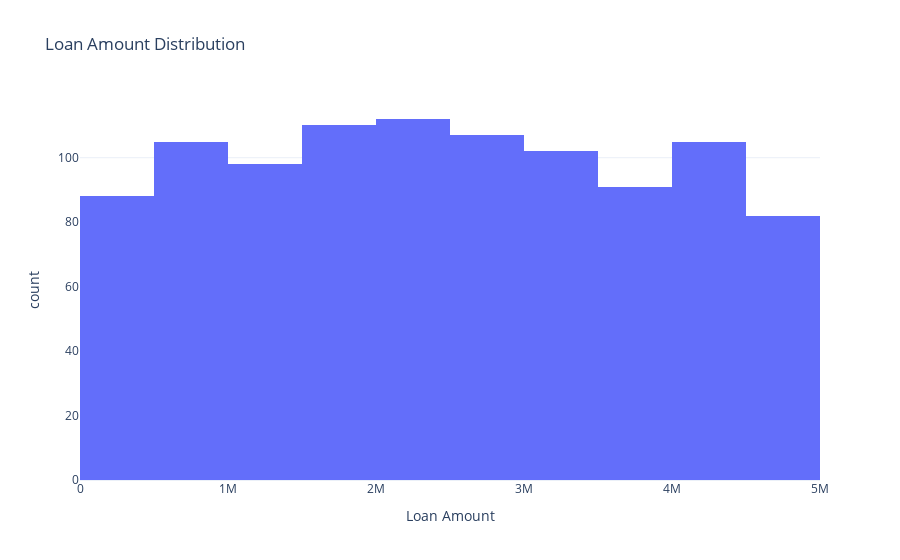

Notebook cell for this chart:
### Markdown cell above
Now let’s have a look at the distribution of the loan amount in the data:

### Code cell
vis_Loan_Amount = px.histogram(cred , x = "Loan Amount" , nbins= 20 , title= "Loan Amount Distribution")

vis_Loan_Amount.show()

### Figure 1 — Plotly figure (JSON) as saved in the notebook; plotly's stock layout.template omitted (floating-point values rounded to 4 significant figures; data arrays with more than 128 entries replaced by an {"elided": "..."} marker saying what was removed)
{"data": [{"bingroup": "x", "hovertemplate": "Loan Amount=%{x}<br>count=%{y}<extra></extra>", "legendgroup": "", "marker": {"color": "#636efa", "pattern": {"shape": ""}}, "name": "", "nbinsx": 20, "orientation": "v", "showlegend": false, "type": "histogram", "x": {"elided": "1000 int values"}, "xaxis": "x", "yaxis": "y"}], "layout": {"barmode": "relative", "legend": {"tracegroupgap": 0}, "title": {"text": "Loan Amount Distribution"}, "xaxis": {"anchor": "y", "domain": [0, 1], "title": {"text": "Loan Amount"}}, "yaxis": {"anchor": "x", "domain": [0, 1], "title": {"text": "count"}}}}
